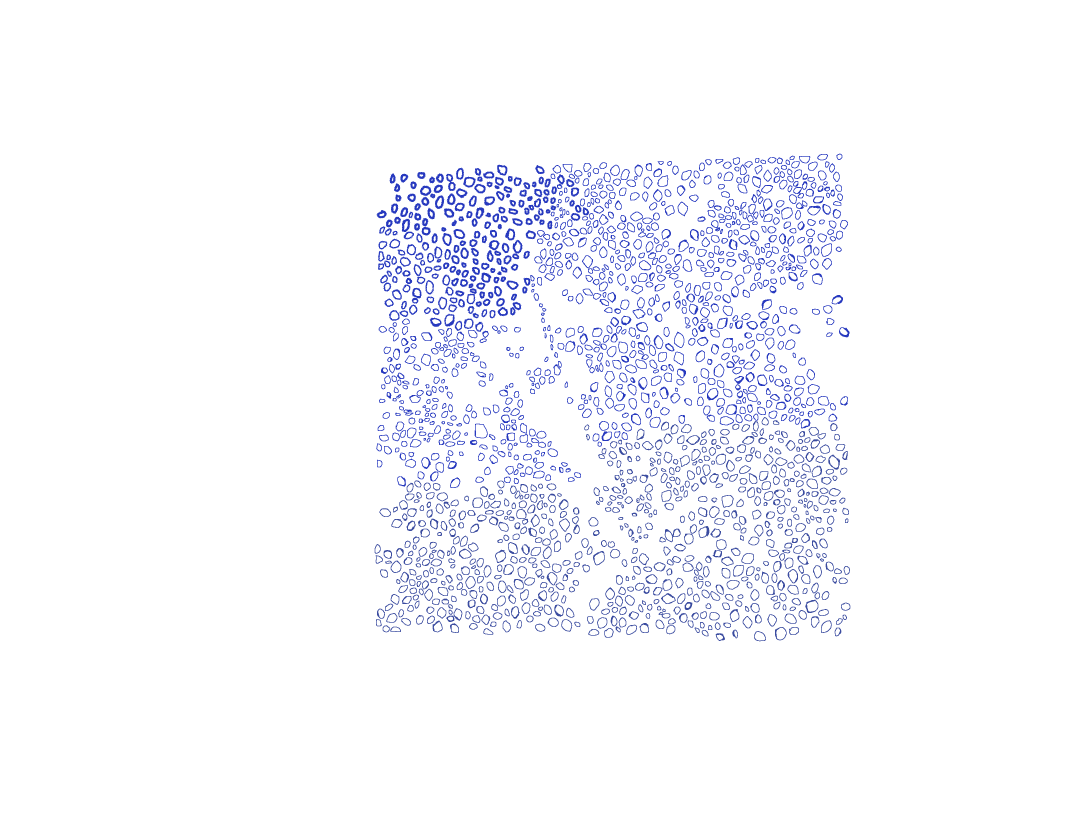
#> input picture Barnacles/mask1.png, 3264 x 2448 px (shown at 1/3 size)
$ python find_contours.py
#> lines starting #> are read from the running program, lines starting #| are printed output that depends on the picture; after the words box and inside, x2 and y2 are one past the last pixel; in counts of white or black regions, pixels touching at a corner belong together
# Lisa Samoylov 01/28/25
# Dali Data Challenge
# GOAL: Attempt to create the contours used in a mask

# Does not work - it finds the contour of the WHOLE img and not the blue
# Suspect lines 35-47 since that's where the contour is being created

import cv2
import numpy as np

# Read the image
image = cv2.imread('Barnacles/mask1.png')
#> image is the input picture: shape (2448, 3264, 3); mean B, G, R 252.1, 247.6, 246.9
# IMAGE RESIZING
#====================================
# Get screen resolution
screen_width = 1920
screen_height = 1080

# Calculate aspect ratio of the image
aspect_ratio = image.shape[1] / image.shape[0]
#> aspect_ratio = 1.33

# Resize the image while maintaining aspect ratio
# !!! These settings were tinkered with so that it fit on a Dell Screen !!!
if screen_width / screen_height > aspect_ratio:
    new_width = int(screen_height * aspect_ratio)
#> new_width = 1440
    new_height = int(screen_height)

else:
    new_width = int(screen_width)
    new_height = int(screen_width / (aspect_ratio))

image = cv2.resize(image, (int(new_width/1.5), int(new_height/1.5)))
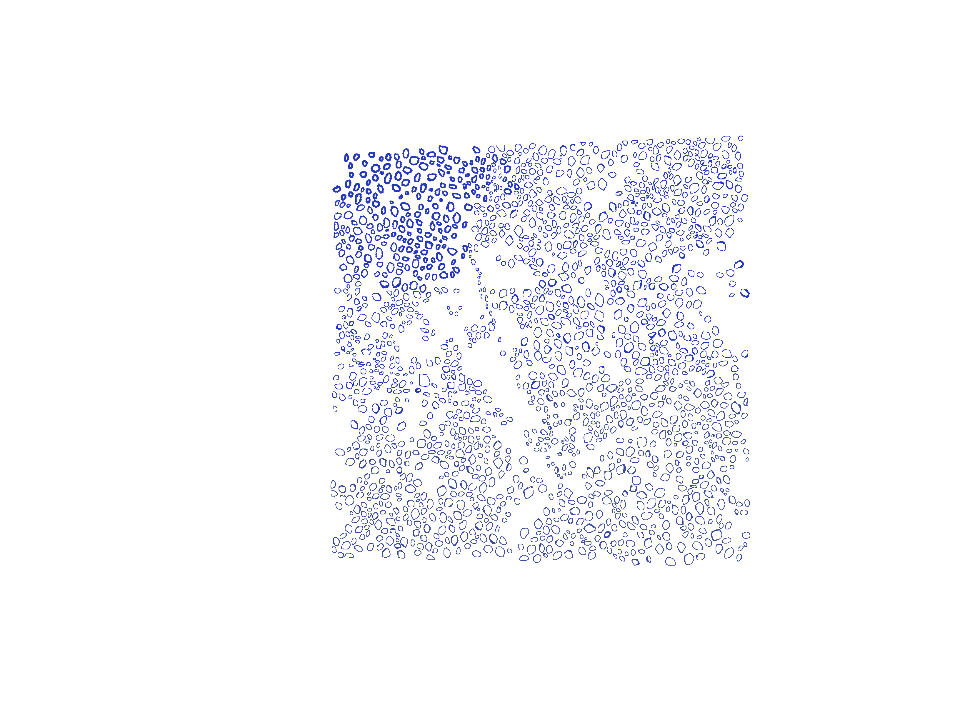
#> image: shape (720, 960, 3); mean B, G, R 252.1, 247.6, 246.9

# ===========================================

# Convert to grayscale
gray = cv2.cvtColor(image, cv2.COLOR_BGR2GRAY)
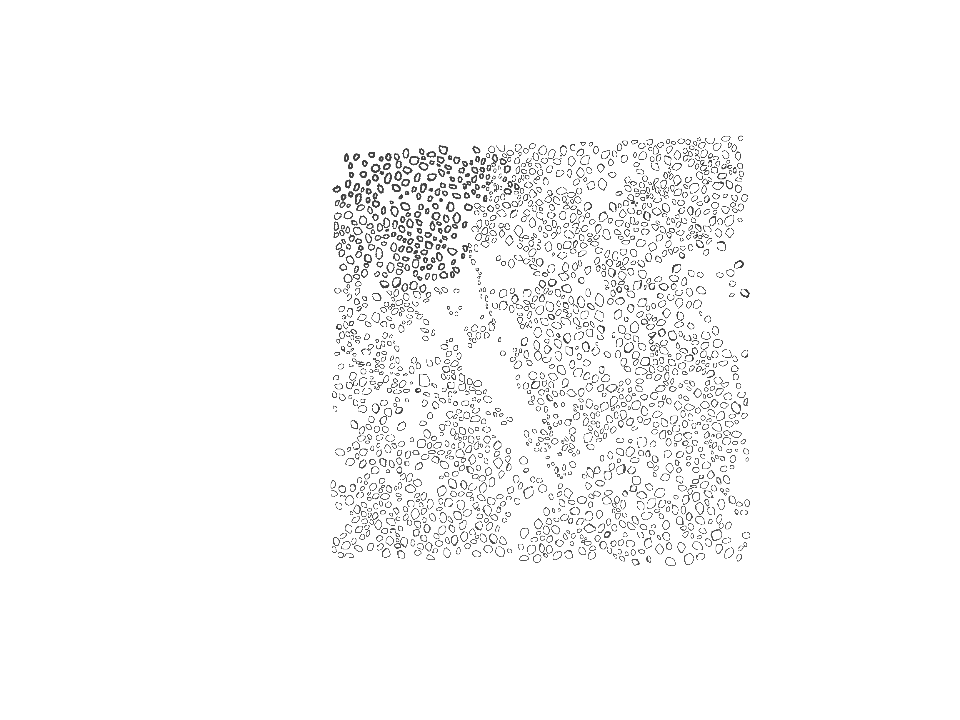
#> gray: shape (720, 960); min 67, max 255, mean 247.9

# Apply thresholding
_, thresh = cv2.threshold(gray, 127, 255, cv2.THRESH_BINARY)
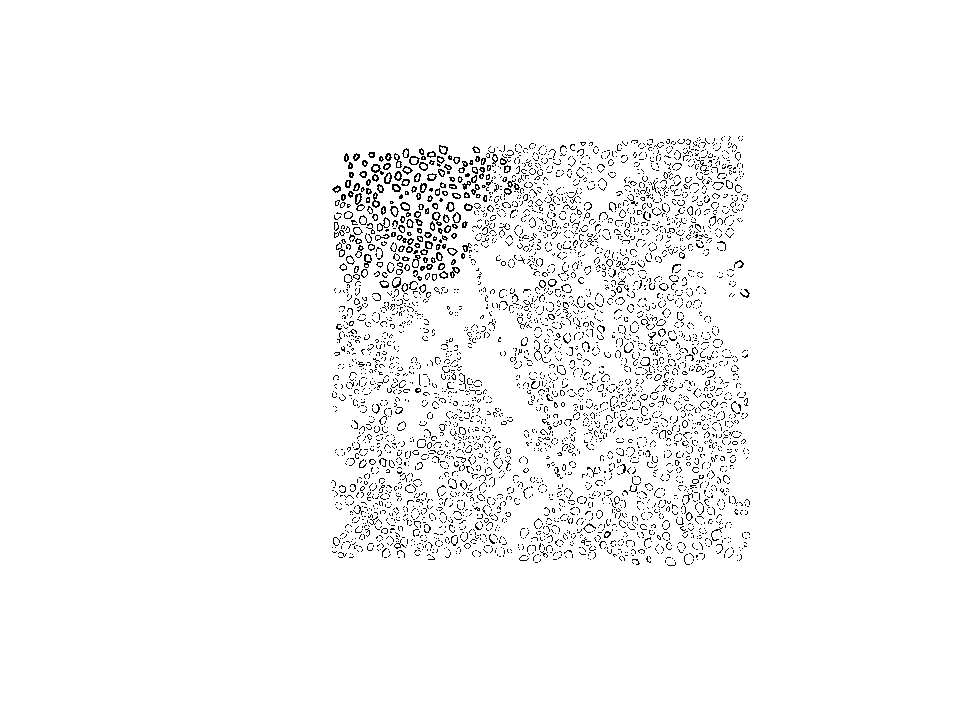
#> thresh: shape (720, 960); 96.7% white; black in thin lines or dots, all inside (x1, y1, x2, y2) = (331, 136, 750, 566)

# Find contours
contours, hierarchy = cv2.findContours(thresh, cv2.RETR_EXTERNAL, cv2.CHAIN_APPROX_SIMPLE)
#> contours = [[[0, 0], [0, 719], [959, 719], [959, 0]]]

# Draw contours
for contour in contours:
    cv2.drawContours(image, [contour], -1, (0, 255, 0), 2)
#> this loop made 1 pass
#> contour on pass 1: [[0, 0], [0, 719], [959, 719], [959, 0]]
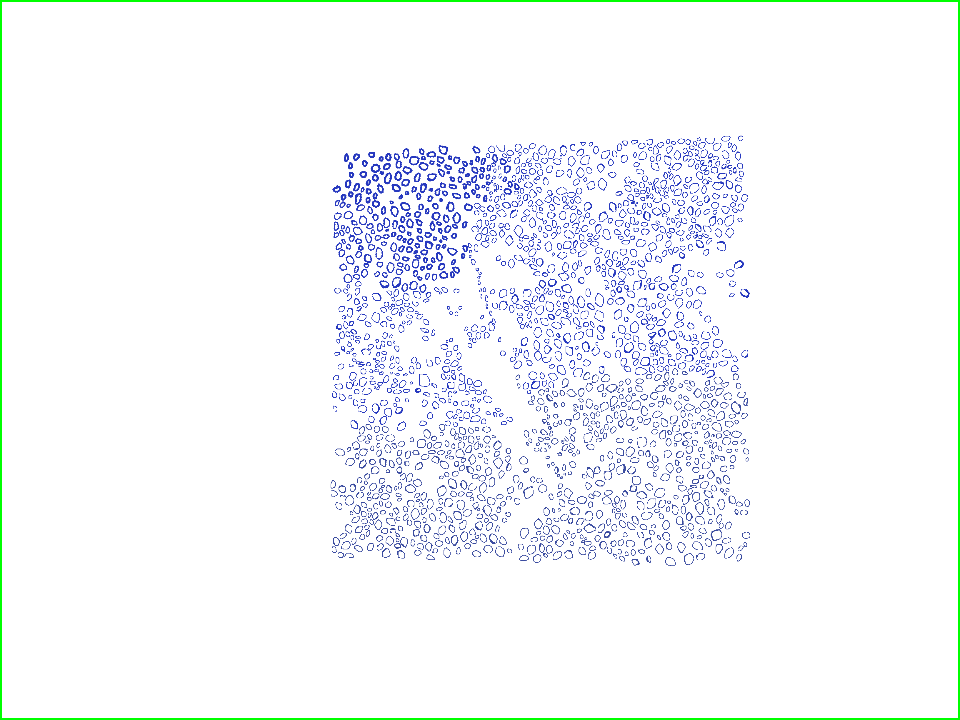
#> image: shape (720, 960, 3); 0.97% of pixels changed, all inside (x1, y1, x2, y2) = (0, 0, 960, 720)

# Show the image
cv2.imshow('Contours', image)
cv2.waitKey(0)
cv2.destroyAllWindows()

$ run again, with Barnacles/mask2.png copied over Barnacles/mask1.png
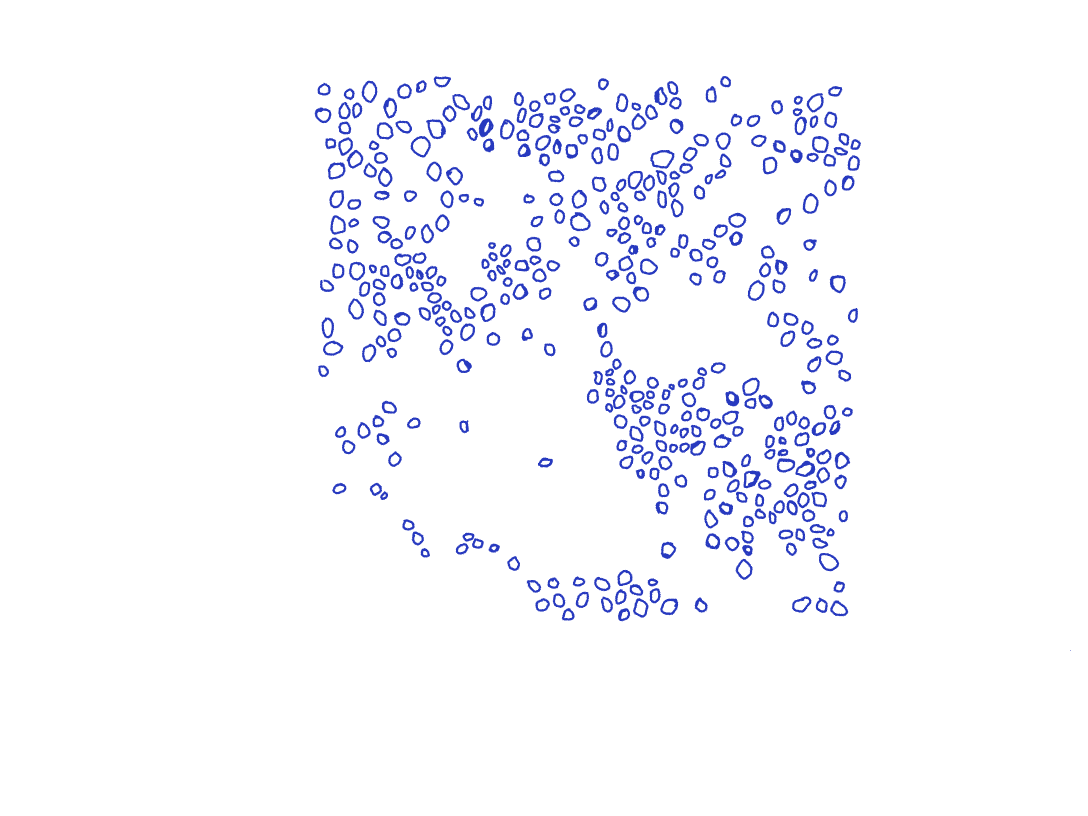
#> input picture Barnacles/mask2.png, 3264 x 2448 px (shown at 1/3 size)
#> image is the input picture: shape (2448, 3264, 3); mean B, G, R 252.7, 247.9, 247.3
#> `_, thresh = cv2.threshold(gray, 127, 255, cv2.THRESH_BINARY)`:
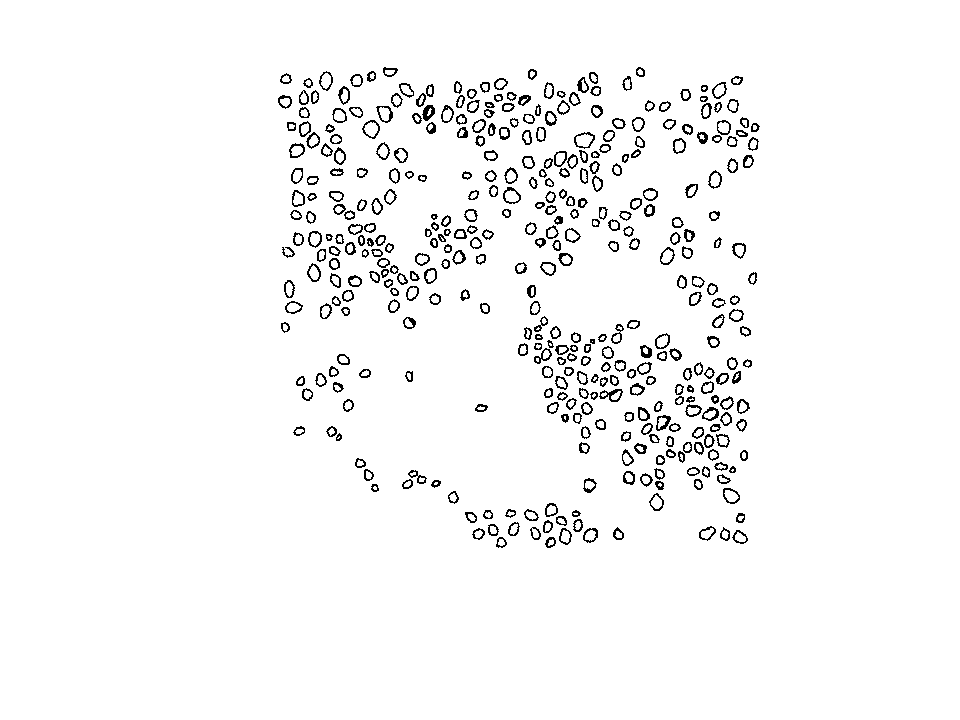
#> thresh: shape (720, 960); 96.7% white; black in thin lines or dots, all inside (x1, y1, x2, y2) = (278, 67, 760, 548)
#> contours = [[[0, 0], [0, 719], [959, 719], [959, 0]]]
#> the loop `for contour in contours:` made 1 pass
#> contour on pass 1: [[0, 0], [0, 719], [959, 719], [959, 0]]
#> after the loop `for contour in contours:`:
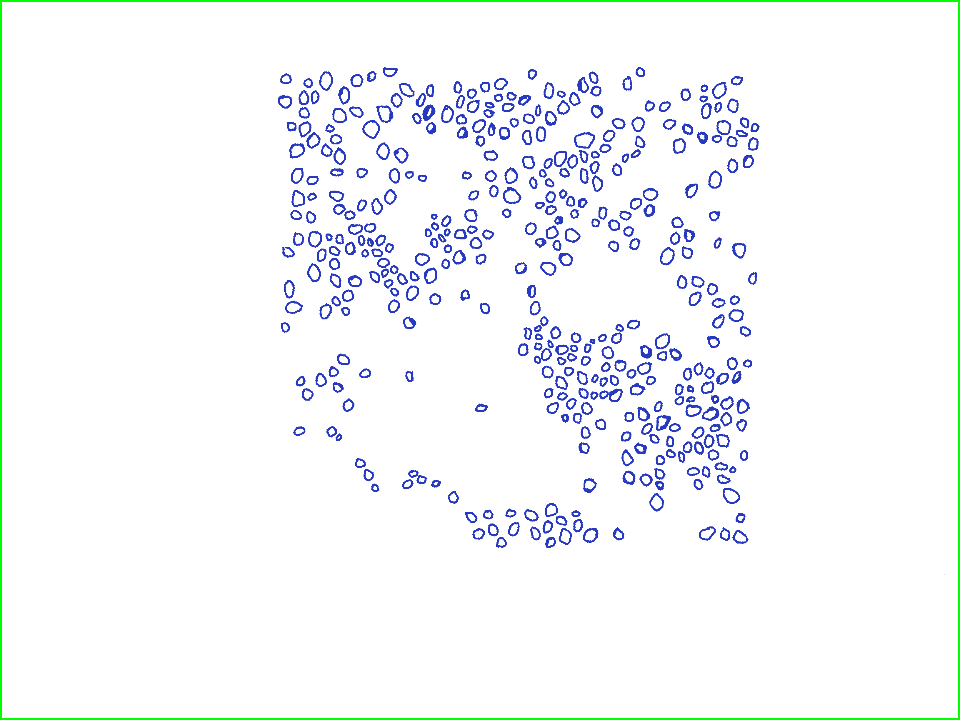
#> image: shape (720, 960, 3); mean B, G, R 250.2, 247.9, 244.8
